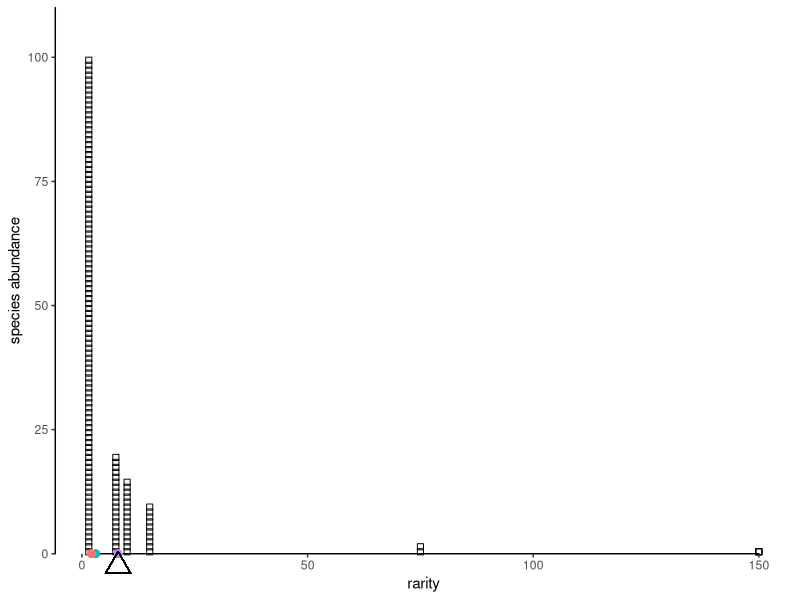
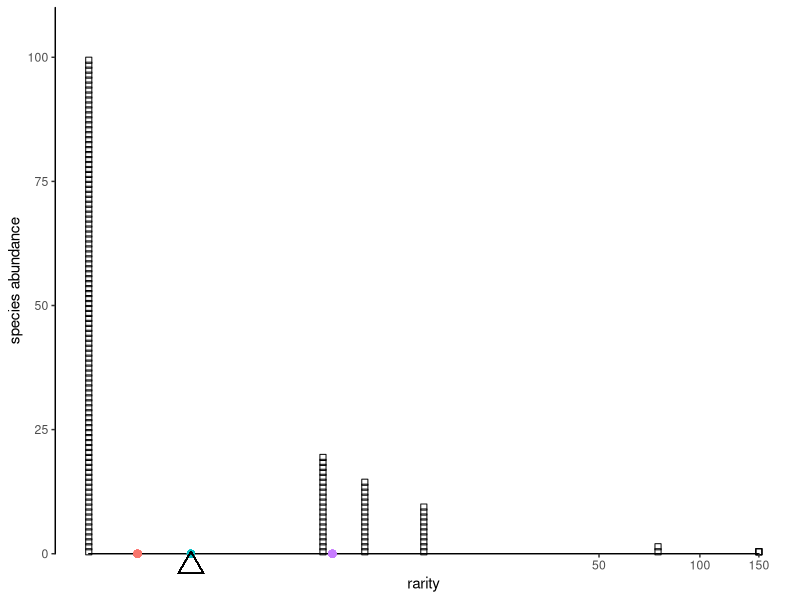
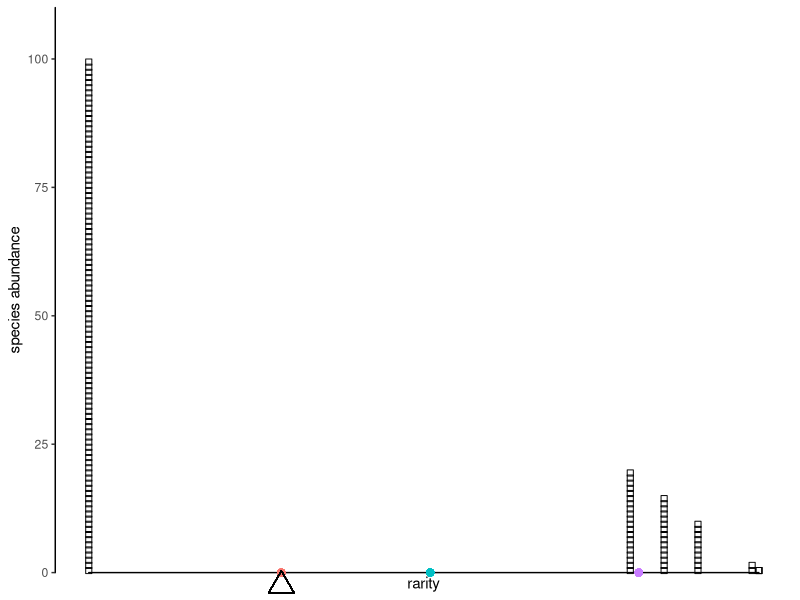

The R source for these figures, in order:
library(tidyverse)
library(ggthemes)
library(grid)

theme_set(theme_tufte(base_family = "sans"))

require(scales) # trans_new() is in the scales library
pfun=function(x, pow){
	if (pow==0) return(log(x))
	return(sign(pow)*x^pow)
}

ipfun=function(x, pow, offset=0){
	if (pow==0) return(exp(x))
	return(sign(pow)*(x+offset)^(1/pow))
}

#add a diversity function to make graphs more complicated
dfun<-function(ab, l){ipfun(sum(ab*pfun(sum(ab)/ab, l))/sum(ab),l)}

## This is weird craftiness to make functions above work with coord_trans

prettify <- function(breaks){
    # round numbers, more aggressively the larger they are
    digits <- -floor(log10(abs(breaks))) + 1
    digits[breaks == 0] <- 0
    return(round(breaks, digits = digits))
}

power_trans = function(pow) trans_new(name="power"
    , transform = function(x) pfun(x, pow)
	, inverse = function(x) ipfun(x, pow)
	, breaks = function(x) prettify(trans_breaks(function(x) pfun(x, pow), function(x) ipfun(x, pow), n =5) (c(0,x)*1.1))
    , domain = c(1, 10000)
)

#add some stupid columns and rows to df to make easier to graph
fancy_rep<-function(df){k<-data.frame(df[rep(1:nrow(df), df$abundance),])
    k %>% group_by(abundance) %>% mutate(gr=1:abundance)}

#Function to plot everything, with some complicated parts inside
rarity_plot <- function(abundance, p){
	rf <- tibble(names = as.factor(1:length(abundance))
		, abundance
		, rarity = sum(abundance)/abundance
	)
	div <- summarise(rf, div=ipfun(
		sum(abundance*pfun(rarity, p))/sum(abundance)
		, p
	)) %>% pull(div)
	
	rf2<-fancy_rep(rf) 
	
	rp <- (ggplot(rf2, aes(x=rarity))
	      
	       +geom_point(aes(y=gr-0.6), size=2, shape=22)
	       #line segment instead of stacked boxes
	    # + geom_segment(aes(x=rarity, xend=rarity, y=abundance, yend=0), size=1.6)
	
	    #This deals with clipping, but messes up axis ticks transformation
	   +coord_trans(x=power_trans(pow=p),clip="off")
		#works with ticks but not fulcrum
	    # + scale_x_continuous(trans=power_trans(pow=p))
		
	    # fix x-axis at y=0
		+ scale_y_continuous(expand=c(0,0))
		
		#this is what makes the axis lines... it is just a line segment from min to max of the provided data. breaks work with scale_x_continuous/ scale_y_continuous, which can use the whole trans argument. coord_trans doesn't play nice with that
		+ geom_rangeframe(aes(rarity, abundance)
		                  , data=data.frame(rarity=c(min(rf$rarity), max(rf$rarity)), abundance=c(0,max(rf$abundance)*1.1))
		                  , inherit.aes = F)
	
		+ theme(legend.position="none")
		+ labs(y="species abundance")
		
		#add colored marks for each mean
		+ geom_point(x=dfun(ab,1), y=0, color="#C77CFF", size=2)
		+ geom_point(x=dfun(ab,0), y=0, color="#00BFC4", size=2)
		+ geom_point(x=dfun(ab,-1), y=0, color="#F8766D", size=2)
		
    	#This is the fulcrum
		+ geom_point(x=div, y=-0.025*max(ab), size=6, shape=2)
	)
	return(rp)
}

#provide abundance vectors
# ab <- c(20,30,50)
ab<-c(100, 20, 15, 10, 2, 1, 1,1)
# ab<-c(50,20,30,5,3,2)


# quartz()
pdf(file="rarity_seesaws_1.pdf")
rarity_plot(ab,1)
rarity_plot(ab,0)
rarity_plot(ab,-1)
dev.off()
